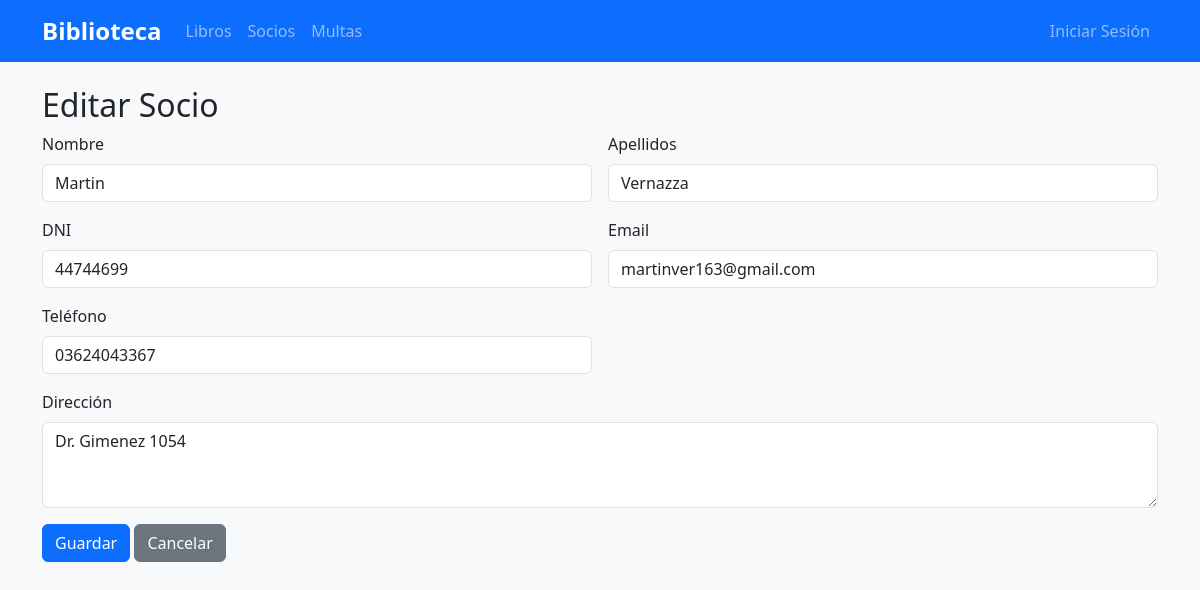
The page /socios/1/editar/ on the database its author committed.
### socios/models.py (models this page shows, shortened)
class Socio(models.Model):
    numero_socio = models.CharField(max_length=20, unique=True, null=True, blank=True)
    nombre = models.CharField(max_length=100)
    apellidos = models.CharField(max_length=150)
    dni = models.CharField(max_length=9, unique=True)
    email = models.EmailField()
    telefono = models.CharField(max_length=15)
    direccion = models.TextField()
    fecha_alta = models.DateTimeField(auto_now_add=True)
    activo = models.BooleanField(default=True)
    class Meta:
        verbose_name = "Socio"
        verbose_name_plural = "Socios"
        ordering = ["apellidos", "nombre"]

### socios/views.py (the view, shortened to what this page needs)
# urls.py: path("<int:pk>/editar/", views.SocioUpdateView.as_view(), name="editar"),
class SocioUpdateView(UpdateView):
    model = Socio
    template_name = "socios/formulario.html"
    fields = ["nombre", "apellidos", "dni", "email", "telefono", "direccion"]
    success_url = reverse_lazy("socios:lista")

### templates/socios/formulario.html (shortened to what this page needs)
{% extends 'base.html' %}
{% block content %}
<h2>{% if object %}Editar{% else %}Crear{% endif %} Socio</h2>
<form method="post" class="row g-3">
    <div class="col-md-6">
        <label for="id_nombre" class="form-label">Nombre</label>
        <input type="text" class="form-control" name="nombre" id="id_nombre" value="{{ form.nombre.value|default:'' }}" required>
    </div>
    <div class="col-md-6">
        <label for="id_apellidos" class="form-label">Apellidos</label>
        <input type="text" class="form-control" name="apellidos" id="id_apellidos" value="{{ form.apellidos.value|default:'' }}" required>
    </div>
    <div class="col-md-6">
        <label for="id_dni" class="form-label">DNI</label>
        <input type="text" class="form-control{% if form.dni.errors %} is-invalid{% endif %}" name="dni" id="id_dni" value="{{ form.dni.value|default:'' }}" required>
    </div>
    <div class="col-md-6">
        <label for="id_email" class="form-label">Email</label>
        <input type="email" class="form-control" name="email" id="id_email" value="{{ form.email.value|default:'' }}" required>
    </div>
    <div class="col-md-6">
        <label for="id_telefono" class="form-label">Teléfono</label>
        <input type="tel" class="form-control" name="telefono" id="id_telefono" value="{{ form.telefono.value|default:'' }}" pattern="[0-9]+" title="Solo se permiten números">
    </div>
    <div class="col-12">
        <label for="id_direccion" class="form-label">Dirección</label>
        <textarea class="form-control" name="direccion" id="id_direccion" rows="3">{{ form.direccion.value|default:'' }}</textarea>
    </div>
    <div class="col-12">
        <button type="submit" class="btn btn-primary">Guardar</button>
        <a href="{% url 'socios:lista' %}" class="btn btn-secondary">Cancelar</a>
    </div>
</form>
{% endblock %}

### static/css/styles.css (style rules this page uses)
body { background-color: #f8f9fa; }
.btn { border-radius: 0.375rem; }

### rows shown on the page
Socio: nombre "Martin", apellidos "Vernazza", dni "44744699", email "martinver163@gmail.com", telefono "03624043367", direccion "Dr. Gimenez 1054"
